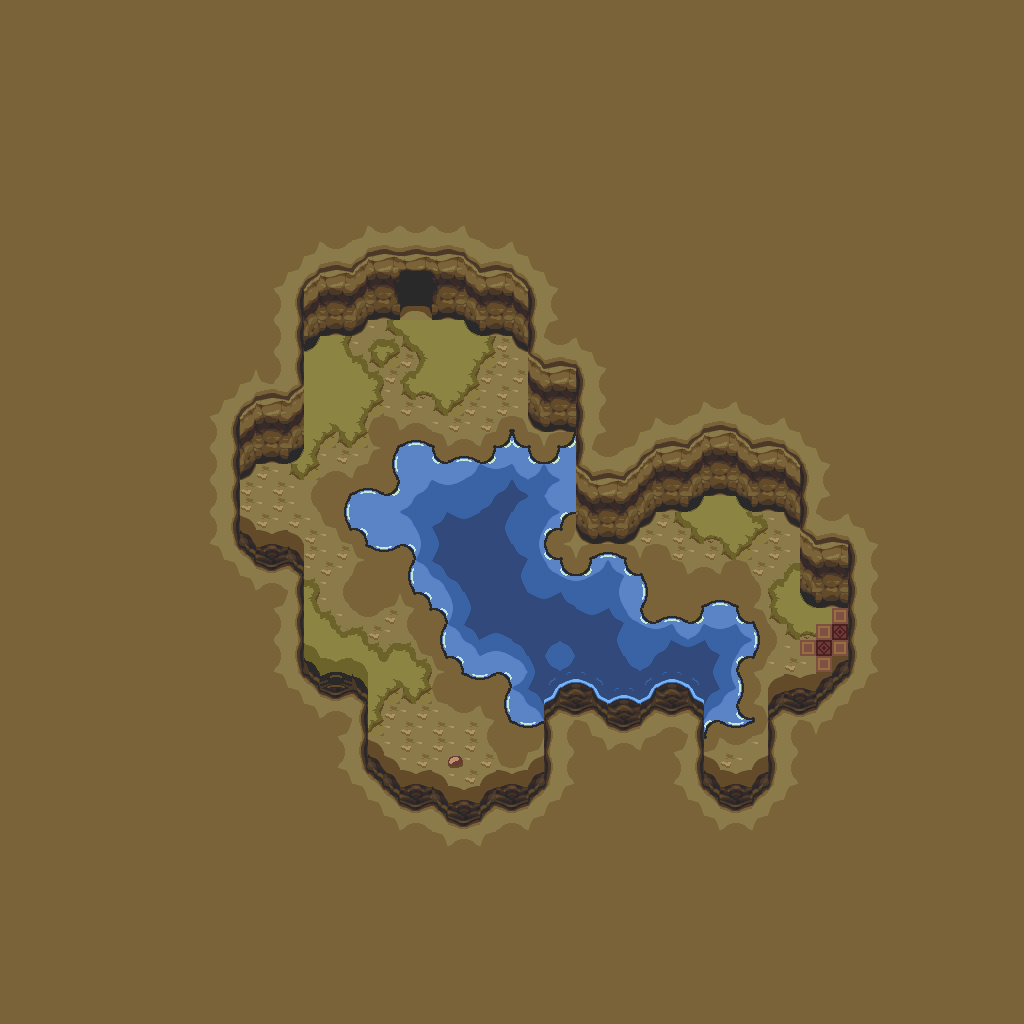

This is a level from a 2D game, rendered from its Tiled map with the project's own tilesets. A one-line summary and the map file follow, with tile-layer data summarised:
An orthogonal 64x64 tile map with 16x16 px tiles, 1 tile layer (base), 2 hidden layers not drawn and 2 objects.

<map version="1.10" tiledversion="1.12.1" orientation="orthogonal" renderorder="right-down" width="64" height="64" tilewidth="16" tileheight="16" infinite="0" nextlayerid="4" nextobjectid="3">
 <tileset firstgid="1" source="../classiciphone_pics4.tsx" />
 <layer id="1" name="base" width="64" height="64">
  <data>[4096 cells, 4096 non-empty, 146 distinct tile ids]</data>
 </layer>
 <layer id="2" name="collision" width="64" height="64" visible="0">
  <properties><property name="collision" value="true" /></properties>
  <data>[4096 cells, 308 non-empty, 1 distinct tile ids]</data>
 </layer>
 <layer id="3" name="water" width="64" height="64" visible="0">
  <properties><property name="terrain" value="water" /></properties>
  <data>[4096 cells, 116 non-empty, 1 distinct tile ids]</data>
 </layer>
 <objectgroup id="4" name="npcs">
  <object id="1" x="496.0" y="560.0" width="16" height="16">
   <properties>
    <property name="gani" value="light4.png" />
    <property name="script" type="string">-- Auto-converted from GraalScript
-- // NPC made by Stefan Knorr
-- if (created) {
-- setimg light4.png;
self.dontblock = true
end
-- [CLIENT-SIDE — server no-op]
-- if (playerenters) {
-- setzoomeffect 10;
-- setcoloreffect 0,0,1,0.25;
-- drawaslight;
-- }</property>
   </properties>
  </object>
  <object id="2" x="592.0" y="416.0" width="16" height="16">
   <properties>
    <property name="script" type="string">-- Auto-converted from GraalScript
-- // NPC made by maximus_asinus
-- [CLIENT-SIDE — server no-op]
-- if (playerenters) {
-- seteffect 0,0,0,.75;
-- }</property>
   </properties>
  </object>
 </objectgroup>
</map>
